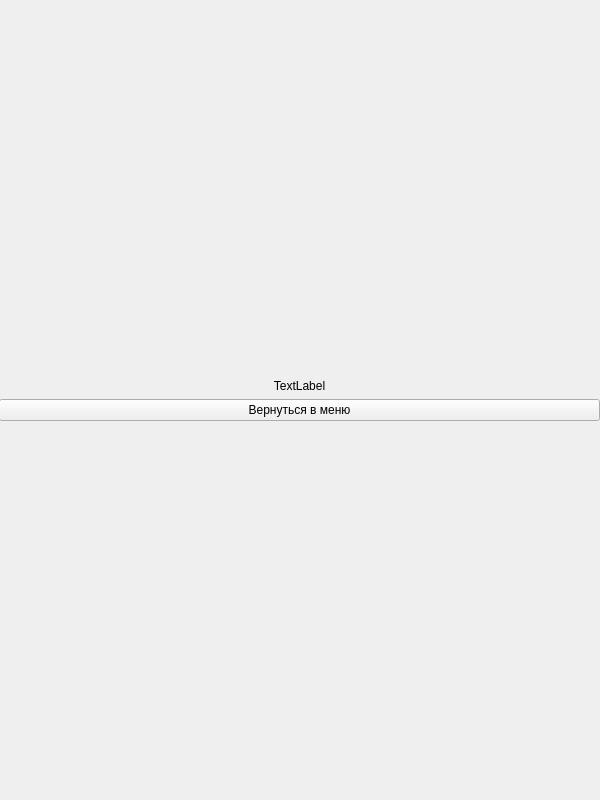
<?xml version="1.0" encoding="UTF-8"?>
<ui version="4.0">
 <class>ResultForm</class>
 <widget class="QWidget" name="ResultForm">
  <property name="geometry">
   <rect>
    <x>0</x>
    <y>0</y>
    <width>600</width>
    <height>800</height>
   </rect>
  </property>
  <property name="windowTitle">
   <string>Form</string>
  </property>
  <widget class="QWidget" name="verticalLayoutWidget">
   <property name="geometry">
    <rect>
     <x>-1</x>
     <y>-1</y>
     <width>601</width>
     <height>801</height>
    </rect>
   </property>
   <layout class="QVBoxLayout" name="verticalLayout">
    <item>
     <spacer name="verticalSpacer">
      <property name="orientation">
       <enum>Qt::Vertical</enum>
      </property>
      <property name="sizeHint" stdset="0">
       <size>
        <width>20</width>
        <height>40</height>
       </size>
      </property>
     </spacer>
    </item>
    <item>
     <widget class="QLabel" name="result_label">
      <property name="toolTipDuration">
       <number>2</number>
      </property>
      <property name="text">
       <string>TextLabel</string>
      </property>
      <property name="alignment">
       <set>Qt::AlignCenter</set>
      </property>
     </widget>
    </item>
    <item>
     <widget class="QPushButton" name="back">
      <property name="text">
       <string>Вернуться в меню</string>
      </property>
     </widget>
    </item>
    <item>
     <spacer name="verticalSpacer_2">
      <property name="orientation">
       <enum>Qt::Vertical</enum>
      </property>
      <property name="sizeHint" stdset="0">
       <size>
        <width>20</width>
        <height>40</height>
       </size>
      </property>
     </spacer>
    </item>
   </layout>
  </widget>
 </widget>
 <resources/>
 <connections/>
</ui>
